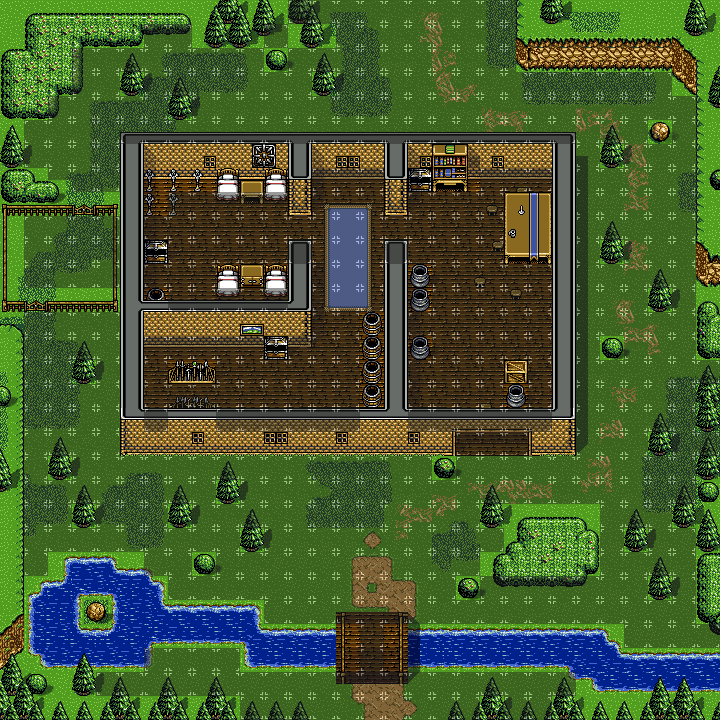

This is a level from a 2D game, rendered from its Tiled map with the project's own tilesets. A one-line summary and the map file follow, with tile-layer data summarised:
An orthogonal 60x60 tile map with 12x12 px tiles, 9 tile layers (BG, BG Shadow, MG, MG Shadow, ...), 1 hidden layer not drawn, 7 tilesets.

<map version="1.2" tiledversion="1.2.1" orientation="orthogonal" renderorder="right-down" width="60" height="60" tilewidth="12" tileheight="12" infinite="0" nextlayerid="17" nextobjectid="77">
 <properties>
  <property name="background" value="2" />
  <property name="shadow" value="-13" />
 </properties>
 <tileset firstgid="1" name="overworld(day)-Master" tilewidth="12" tileheight="12" tilecount="1296" columns="36">
  <image source="../image/overworld(day)-Master.png" trans="495d47" width="432" height="432" />
 </tileset>
 <tileset firstgid="1297" name="castletown(night)-Master" tilewidth="12" tileheight="12" tilecount="900" columns="25">
  <image source="../image/castletown(night)-Master.png" trans="495d47" width="300" height="440" />
 </tileset>
 <tileset firstgid="2197" name="castletown(night)-Slave1" tilewidth="12" tileheight="12" tilecount="495" columns="15">
  <image source="../image/castletown(night)-Slave1.png" trans="495d47" width="180" height="400" />
 </tileset>
 <tileset firstgid="2692" name="castletown(day)-Master" tilewidth="12" tileheight="12" tilecount="900" columns="25">
  <image source="../image/castletown(day)-Master.png" trans="495d47" width="300" height="440" />
  <terraintypes>
   <terrain name="Neues Terrain erzeugen" tile="-1" />
  </terraintypes>
  <tile id="665" terrain="0,0,0,0" />
  <tile id="666" terrain="0,0,0,0" />
  <tile id="667" terrain="0,0,0,0" />
  <tile id="668" terrain="0,0,0,0" />
  <tile id="690" terrain="0,0,0,0" />
  <tile id="691" terrain="0,0,0,0" />
  <tile id="692" terrain="0,0,0,0" />
  <tile id="693" terrain="0,0,0,0" />
 </tileset>
 <tileset firstgid="3592" name="castletown(day)-Slave1" tilewidth="12" tileheight="12" tilecount="495" columns="15">
  <image source="../image/castletown(day)-Slave1.png" trans="495d47" width="180" height="400" />
 </tileset>
 <tileset firstgid="4087" name="Shadows and Lights" tilewidth="12" tileheight="12" tilecount="200" columns="20">
  <image source="../image/Shadows and Lights.png" trans="000000" width="240" height="120" />
 </tileset>
 <tileset firstgid="4287" name="Overlays" tilewidth="12" tileheight="12" tilecount="15" columns="15">
  <image source="../image/Overlays.png" trans="000000" width="180" height="12" />
 </tileset>
 <layer id="1" name="BG" width="60" height="60">
  <data>[3600 cells, 3600 non-empty, 133 distinct tile ids]</data>
 </layer>
 <layer id="2" name="BG Shadow" width="60" height="60">
  <data>[3600 cells, 268 non-empty, 14 distinct tile ids]</data>
 </layer>
 <layer id="3" name="MG" width="60" height="60">
  <data>[3600 cells, 485 non-empty, 117 distinct tile ids]</data>
 </layer>
 <layer id="4" name="MG Shadow" width="60" height="60">
  <data>[3600 cells, 2 non-empty, 1 distinct tile ids]</data>
 </layer>
 <layer id="5" name="FG" width="60" height="60">
  <data>[3600 cells, 735 non-empty, 89 distinct tile ids]</data>
 </layer>
 <layer id="6" name="FG Shadow" width="60" height="60">
  <data>[3600 cells, 42 non-empty, 3 distinct tile ids]</data>
 </layer>
 <layer id="7" name="Walk" width="60" height="60" opacity="0.46">
  <data>[3600 cells, 2176 non-empty, 4 distinct tile ids]</data>
 </layer>
 <layer id="8" name="Lighting" width="60" height="60">
  <data>[3600 cells, 0 non-empty, 0 distinct tile ids]</data>
 </layer>
 <layer id="9" name="Roof" width="60" height="60">
  <data>[3600 cells, 0 non-empty, 0 distinct tile ids]</data>
 </layer>
 <layer id="14" name="Overlay" width="60" height="60" visible="0">
  <data>[3600 cells, 0 non-empty, 0 distinct tile ids]</data>
 </layer>
</map>
